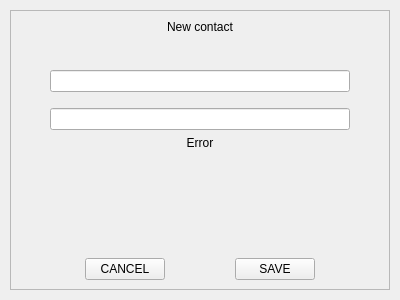
<?xml version="1.0" encoding="UTF-8"?>
<ui version="4.0">
 <class>AddressNewContact</class>
 <widget class="QDialog" name="AddressNewContact">
  <property name="geometry">
   <rect>
    <x>0</x>
    <y>0</y>
    <width>400</width>
    <height>300</height>
   </rect>
  </property>
  <property name="windowTitle">
   <string>Form</string>
  </property>
  <layout class="QVBoxLayout" name="verticalLayout">
   <property name="leftMargin">
    <number>10</number>
   </property>
   <property name="topMargin">
    <number>10</number>
   </property>
   <property name="rightMargin">
    <number>10</number>
   </property>
   <property name="bottomMargin">
    <number>10</number>
   </property>
   <item>
    <widget class="QFrame" name="frame">
     <property name="autoFillBackground">
      <bool>false</bool>
     </property>
     <property name="frameShape">
      <enum>QFrame::StyledPanel</enum>
     </property>
     <property name="frameShadow">
      <enum>QFrame::Raised</enum>
     </property>
     <layout class="QVBoxLayout" name="verticalLayout_2">
      <item>
       <widget class="QLabel" name="labelTitle">
        <property name="maximumSize">
         <size>
          <width>16777215</width>
          <height>40</height>
         </size>
        </property>
        <property name="text">
         <string>New contact</string>
        </property>
        <property name="alignment">
         <set>Qt::AlignCenter</set>
        </property>
       </widget>
      </item>
      <item>
       <spacer name="verticalSpacer_6">
        <property name="orientation">
         <enum>Qt::Vertical</enum>
        </property>
        <property name="sizeType">
         <enum>QSizePolicy::Fixed</enum>
        </property>
        <property name="sizeHint" stdset="0">
         <size>
          <width>20</width>
          <height>20</height>
         </size>
        </property>
       </spacer>
      </item>
      <item>
       <spacer name="verticalSpacer">
        <property name="orientation">
         <enum>Qt::Vertical</enum>
        </property>
        <property name="sizeType">
         <enum>QSizePolicy::Fixed</enum>
        </property>
        <property name="sizeHint" stdset="0">
         <size>
          <width>20</width>
          <height>10</height>
         </size>
        </property>
       </spacer>
      </item>
      <item alignment="Qt::AlignHCenter">
       <widget class="QLineEdit" name="editContactName">
        <property name="minimumSize">
         <size>
          <width>300</width>
          <height>0</height>
         </size>
        </property>
        <property name="maximumSize">
         <size>
          <width>300</width>
          <height>16777215</height>
         </size>
        </property>
        <property name="alignment">
         <set>Qt::AlignCenter</set>
        </property>
       </widget>
      </item>
      <item>
       <spacer name="verticalSpacer_3">
        <property name="orientation">
         <enum>Qt::Vertical</enum>
        </property>
        <property name="sizeType">
         <enum>QSizePolicy::Fixed</enum>
        </property>
        <property name="sizeHint" stdset="0">
         <size>
          <width>20</width>
          <height>10</height>
         </size>
        </property>
       </spacer>
      </item>
      <item alignment="Qt::AlignHCenter">
       <widget class="QLineEdit" name="editAddress">
        <property name="minimumSize">
         <size>
          <width>300</width>
          <height>0</height>
         </size>
        </property>
        <property name="maximumSize">
         <size>
          <width>300</width>
          <height>16777215</height>
         </size>
        </property>
        <property name="alignment">
         <set>Qt::AlignCenter</set>
        </property>
       </widget>
      </item>
      <item>
       <widget class="QLabel" name="errorMessage">
        <property name="text">
         <string>Error</string>
        </property>
        <property name="alignment">
         <set>Qt::AlignCenter</set>
        </property>
       </widget>
      </item>
      <item>
       <spacer name="verticalSpacer_5">
        <property name="orientation">
         <enum>Qt::Vertical</enum>
        </property>
        <property name="sizeHint" stdset="0">
         <size>
          <width>20</width>
          <height>40</height>
         </size>
        </property>
       </spacer>
      </item>
      <item>
       <layout class="QHBoxLayout" name="horizontalLayout_2">
        <item>
         <spacer name="horizontalSpacer_2">
          <property name="orientation">
           <enum>Qt::Horizontal</enum>
          </property>
          <property name="sizeHint" stdset="0">
           <size>
            <width>40</width>
            <height>20</height>
           </size>
          </property>
         </spacer>
        </item>
        <item>
         <widget class="QPushButton" name="btnEsc">
          <property name="focusPolicy">
           <enum>Qt::NoFocus</enum>
          </property>
          <property name="text">
           <string>CANCEL</string>
          </property>
         </widget>
        </item>
        <item>
         <spacer name="horizontalSpacer_4">
          <property name="orientation">
           <enum>Qt::Horizontal</enum>
          </property>
          <property name="sizeHint" stdset="0">
           <size>
            <width>40</width>
            <height>20</height>
           </size>
          </property>
         </spacer>
        </item>
        <item>
         <widget class="QPushButton" name="btnSave">
          <property name="focusPolicy">
           <enum>Qt::NoFocus</enum>
          </property>
          <property name="text">
           <string>SAVE</string>
          </property>
         </widget>
        </item>
        <item>
         <spacer name="horizontalSpacer_3">
          <property name="orientation">
           <enum>Qt::Horizontal</enum>
          </property>
          <property name="sizeHint" stdset="0">
           <size>
            <width>40</width>
            <height>20</height>
           </size>
          </property>
         </spacer>
        </item>
       </layout>
      </item>
     </layout>
    </widget>
   </item>
  </layout>
 </widget>
 <resources/>
 <connections/>
</ui>
